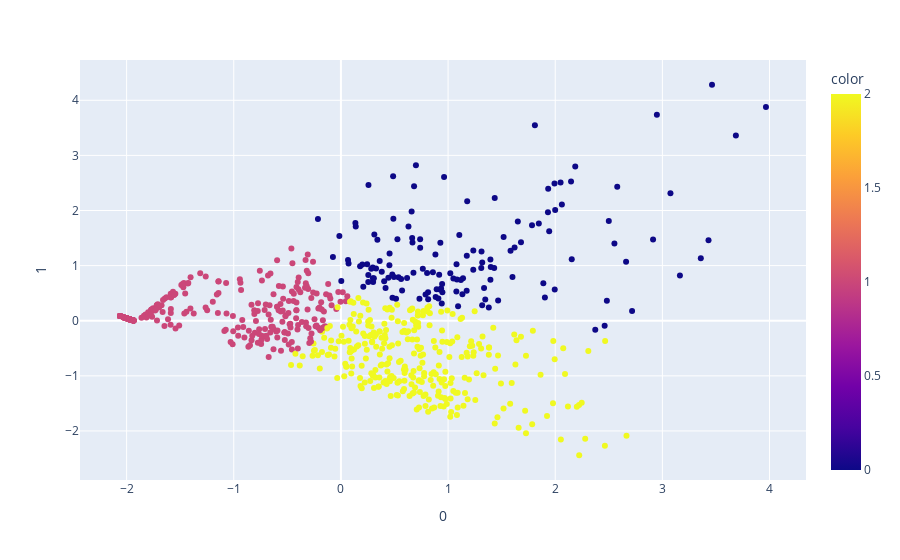

The cell this chart's notebook holds for it:
### Markdown cell above
## A particular version

### Code cell
km = KMeans(n_clusters=3,
            n_init=3)
pca = PCA(n_components=3)
components = pca.fit_transform(X)
y_km = km.fit_predict(components)




fig = px.scatter(components, x=0, y=1, color=y_km)
fig.show()

### Figure 1 — Plotly figure (JSON) as saved in the notebook; plotly's stock layout.template omitted (floating-point values rounded to 4 significant figures; data arrays with more than 128 entries replaced by an {"elided": "..."} marker saying what was removed)
{"data": [{"hovertemplate": "0=%{x}<br>1=%{y}<br>color=%{marker.color}<extra></extra>", "legendgroup": "", "marker": {"color": {"elided": "747 int values"}, "coloraxis": "coloraxis", "symbol": "circle"}, "mode": "markers", "name": "", "orientation": "v", "showlegend": false, "type": "scatter", "x": {"elided": "747 float values"}, "xaxis": "x", "y": {"elided": "747 float values"}, "yaxis": "y"}], "layout": {"autosize": true, "coloraxis": {"colorbar": {"title": {"text": "color"}}, "colorscale": [[0, "#0d0887"], [0.1111, "#46039f"], [0.2222, "#7201a8"], [0.3333, "#9c179e"], [0.4444, "#bd3786"], [0.5556, "#d8576b"], [0.6667, "#ed7953"], [0.7778, "#fb9f3a"], [0.8889, "#fdca26"], [1, "#f0f921"]]}, "legend": {"tracegroupgap": 0}, "margin": {"t": 60}, "xaxis": {"anchor": "y", "autorange": true, "domain": [0, 1], "range": [-2.423, 4.329], "title": {"text": "0"}, "type": "linear"}, "yaxis": {"anchor": "x", "autorange": true, "domain": [0, 1], "range": [-2.917, 4.759], "title": {"text": "1"}, "type": "linear"}}}
